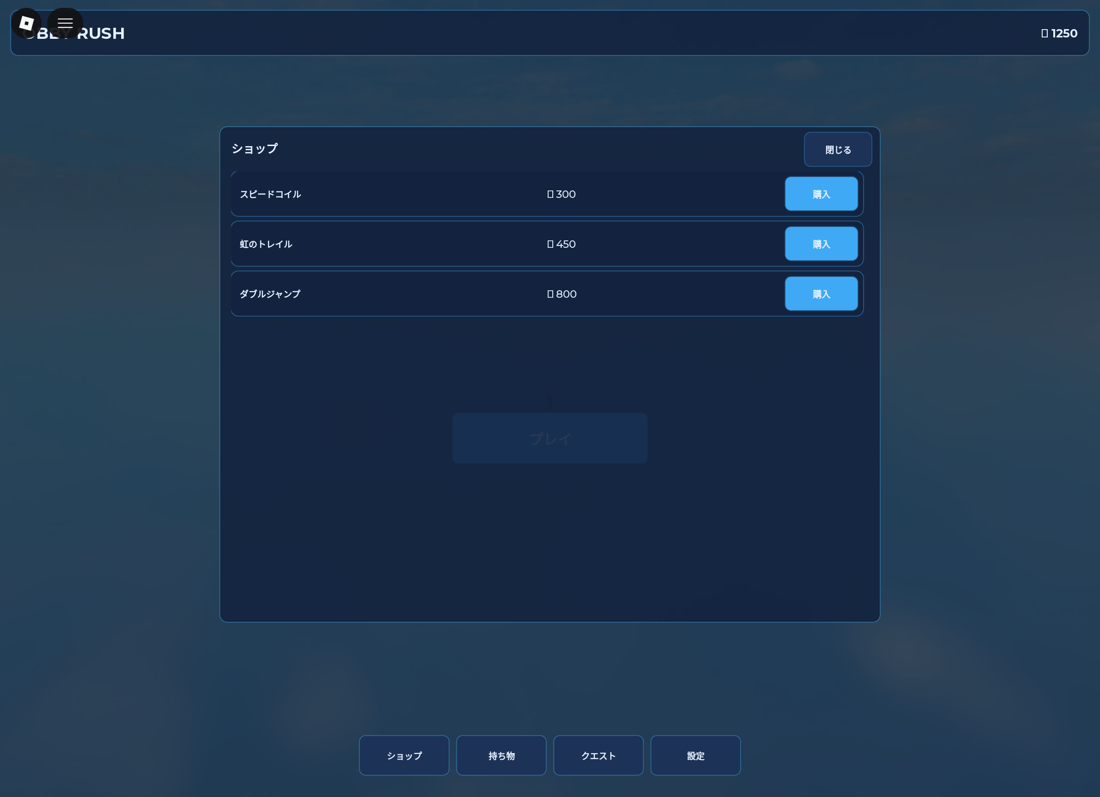
#> input picture LLMSkills/claude/skills/roblox-motif-ui-workspace/iteration-1/original-shop.png, 1100 x 797 px
$ python extract_palette.py ../../roblox-motif-ui-workspace/iteration-1/original-shop.png
#> lines starting #> are read from the running program, lines starting #| are printed output that depends on the picture
#!/usr/bin/env python3
"""Pull a starting palette out of a motif image (reference art, mood board, screenshot).

  python extract_palette.py motif.png [--colors 12] [--json out.json]

Prints the dominant colours with their share, HLS and a role hint, then a draft `palette` block
for the skin spec. The draft is a starting point: push the candies to full saturation, tint the
ink toward the motif, and re-run skin_preview.py to check contrast. Requires Pillow.
"""
import argparse
import colorsys
import json
from pathlib import Path

from PIL import Image


def hls(c):
    h, l, s = colorsys.rgb_to_hls(*(v / 255 for v in c))
    return h * 360, l, s


def hexc(c):
    return "#%02X%02X%02X" % tuple(int(v) for v in c)


def from_hls(h, l, s):
    return tuple(round(v * 255) for v in colorsys.hls_to_rgb(h / 360, l, s))


def main():
    ap = argparse.ArgumentParser()
    ap.add_argument("image")
    ap.add_argument("--colors", type=int, default=32, help="quantisation buckets (small accents need many)")
    ap.add_argument("--json")
    args = ap.parse_args()
    img = Image.open(args.image).convert("RGB")
    img.thumbnail((160, 160))
#> img: PIL image 160x116 RGB
    quant = img.quantize(colors=args.colors, method=Image.Quantize.MEDIANCUT)
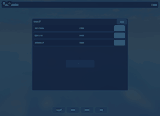
#> quant: PIL image 160x116 P; mean R, G, B 31.1, 53.4, 78.4
    palette = quant.getpalette()
#> palette = 96 values, max 116 at index 2, min 18 at index 90, mean 52.91
    counts = sorted(quant.getcolors(), reverse=True)
#> counts = 32 pairs, first value 57 to 1734, second value 0 to 31
    total = sum(n for n, _ in counts)
#> total = 18560
    rows = []
    for n, index in counts:
        c = tuple(palette[index * 3:index * 3 + 3])
        h, l, s = hls(c)
        if l < 0.22:
            hint = "ink candidate (dark)"
        elif l > 0.86:
            hint = "paper candidate (light)"
        elif s > 0.45 and 0.3 < l < 0.75:
            hint = "candy / accent"
        else:
            hint = "muted / texture"
        rows.append({"hex": hexc(c), "share": round(n / total, 3), "h": round(h), "l": round(l, 2), "s": round(s, 2), "hint": hint})
#> this loop made 32 passes
#> (n, index, c, h, l, s, hint) on passes 1 to 10: (1734, 22, (21, 38, 65), 216.8, 0.169, 0.512, 'ink candidate (dark)'), (1234, 21, (21, 38, 66), 217.3, 0.171, 0.517, 'ink candidate (dark)'), (998, 25, (20, 38, 65), 216, 0.167, 0.529, 'ink candidate (dark)'), (950, 11, (35, 62, 86), 208.2, 0.237, 0.421, 'muted / texture'), (929, 28, (19, 35, 63), 218.2, 0.161, 0.537, 'ink candidate (dark)'), (861, 5, (40, 64, 86), 208.7, 0.247, 0.365, 'muted / texture'), (856, 3, (38, 66, 89), 207.1, 0.249, 0.402, 'muted / texture'), (855, 2, (45, 67, 85), 207, 0.255, 0.308, 'muted / texture'), (825, 1, (44, 68, 88), 207.3, 0.259, 0.333, 'muted / texture'), (783, 6, (38, 65, 88), 207.6, 0.247, 0.397, 'muted / texture')
#> after the loop, rows = 32 items
    print("share  hex      H    L    S    hint")
    for r in rows[:16]:
        print(f"{r['share']:5.1%}  {r['hex']}  {r['h']:3d}  {r['l']:.2f} {r['s']:.2f}  {r['hint']}")
#> this loop made 16 passes
#|  9.3%  #152641  217  0.17 0.51  ink candidate (dark)
#|  6.6%  #152642  217  0.17 0.52  ink candidate (dark)
#|  5.4%  #142641  216  0.17 0.53  ink candidate (dark)
#|  5.1%  #233E56  208  0.24 0.42  muted / texture
#|  5.0%  #13233F  218  0.16 0.54  ink candidate (dark)
#|  4.6%  #284056  209  0.25 0.37  muted / texture
#|  4.6%  #264259  207  0.25 0.40  muted / texture
#|  4.6%  #2D4355  207  0.25 0.31  muted / texture
#> (further printed lines are left out)
    darks = sorted((r for r in rows if r["l"] < 0.35), key=lambda r: r["l"])
#> darks = 32 items
    lights = sorted((r for r in rows if r["l"] > 0.8), key=lambda r: -r["share"])
#> lights = []
    # Accents: saturated mid-light colours; small areas count (a candy button is a small area).
    accents = sorted((r for r in rows if r["s"] > 0.35 and 0.3 < r["l"] < 0.8 and r["share"] >= 0.004),
                     key=lambda r: -(r["s"] * (0.02 + r["share"])))
#> accents = 1 item
    # Draft roles: ink = darkest colour pushed darker but kept tinted; paper = most common light, warmed.
    ink = from_hls(darks[0]["h"], 0.14, min(0.55, max(0.3, darks[0]["s"]))) if darks else (48, 22, 58)
#> ink = (17, 31, 55)
    paper = from_hls(lights[0]["h"], 0.97, min(0.7, lights[0]["s"] + 0.2)) if lights else (255, 250, 242)
#> paper = (255, 250, 242)
    candies, used = [], []
    for r in accents:
        if all(min(abs(r["h"] - u), 360 - abs(r["h"] - u)) > 28 for u in used):
            used.append(r["h"])
            candies.append([f"accent{len(candies) + 1}", hexc(from_hls(r["h"], min(max(r["l"], 0.52), 0.62), max(r["s"], 0.8)))])
        if len(candies) == 5:
            break
#> this loop made 1 pass
#> after the loop, candies = [['accent1', '#2392E7']]; used = [206]
    draft = {"ink": hexc(ink), "paper": hexc(paper), "panel": "#FFFFFF",
             "primary": candies[0][1] if candies else "#FFD033",
             "candies": candies[1:]}
#> draft = {'ink': '#111F37', 'paper': '#FFFAF2', 'panel': '#FFFFFF', 'primary': '#2392E7', 'candies': []}
    print("\nDraft palette (rename accents after the motif, add danger/success/muted/disabled/dim/quiet):")
    print(json.dumps(draft, indent=2))
#| {
#|   "ink": "#111F37",
#|   "paper": "#FFFAF2",
#|   "panel": "#FFFFFF",
#|   "primary": "#2392E7",
#|   "candies": []
#| }
    if args.json:
        Path(args.json).write_text(json.dumps({"colours": rows, "draft": draft}, indent=2), encoding="utf-8")


if __name__ == "__main__":
    main()
